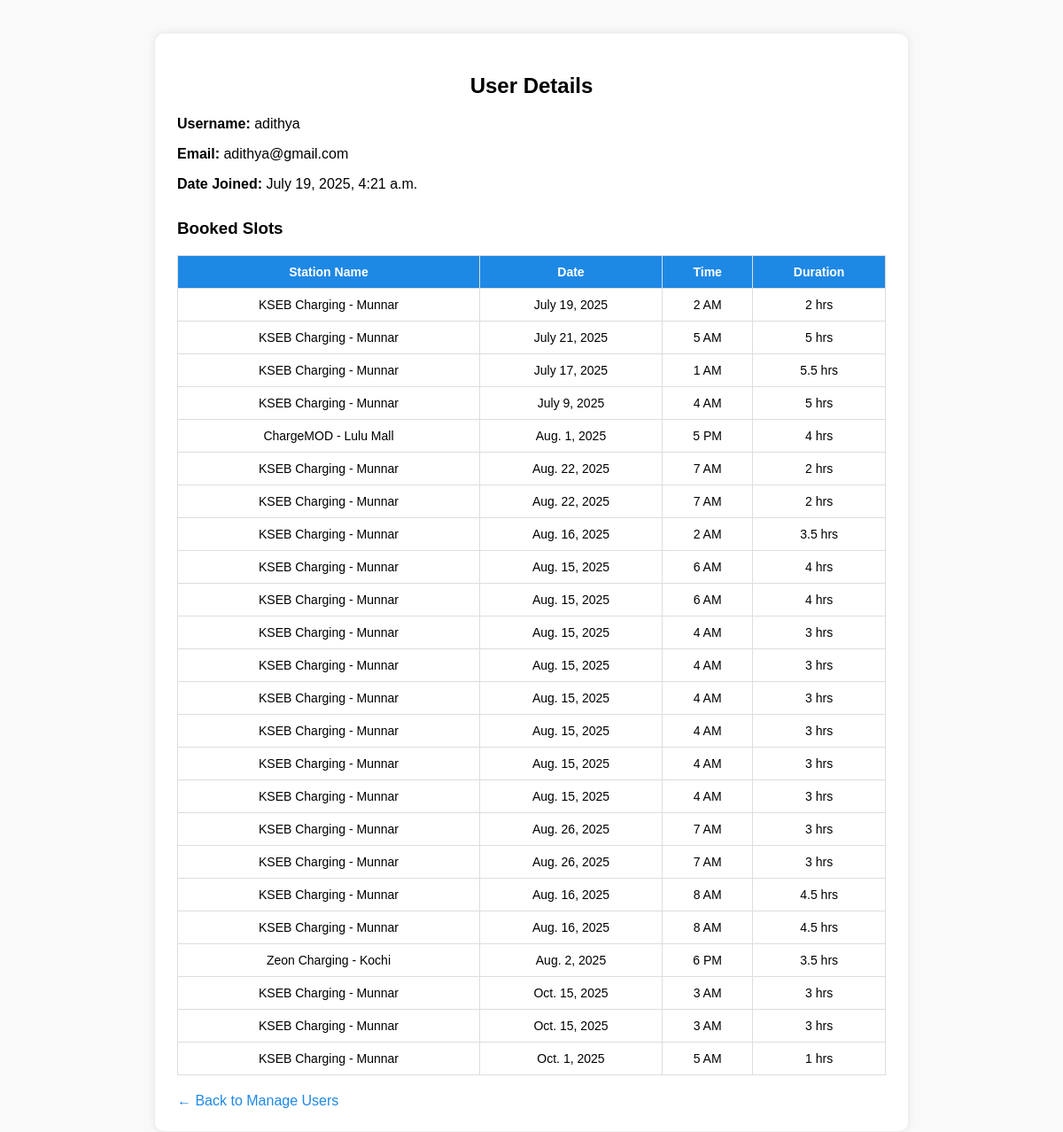
The page /admin_dashboard/user/1/ on the database its author committed.
### finder/models.py (models this page shows, shortened)
class Booking(models.Model):
    user = models.ForeignKey(User, on_delete=models.CASCADE)
    station_name = models.CharField(max_length=100)
    date = models.DateField()
    time = models.CharField(max_length=10)
    duration = models.CharField(max_length=10)

### finder/views.py (the view)
# urls.py: path('admin_dashboard/user/<int:user_id>/', views.view_user_details, name='view_user_details'),
def view_user_details(request, user_id):
    user = get_object_or_404(User, id=user_id)
    bookings = Booking.objects.filter(user=user)
    return render(request, 'view_user_details.html', {'user_obj': user, 'bookings': bookings})

### templates/view_user_details.html (shortened to what this page needs)
<!DOCTYPE html>
<html>
<head>
</head>
<body>
  <div class="container">
    <h2>User Details</h2>
    <div class="user-info">
      <p><strong>Username:</strong> {{ user_obj.username }}</p>
      <p><strong>Email:</strong> {{ user_obj.email }}</p>
      <p><strong>Date Joined:</strong> {{ user_obj.date_joined }}</p>
    </div>
    <h3>Booked Slots</h3>
    <table>
      <tr>
        <th>Station Name</th>
        <th>Date</th>
        <th>Time</th>
        <th>Duration</th>
      </tr>
      {% for booking in bookings %}
      <tr>
        <td>{{ booking.station_name }}</td>
        <td>{{ booking.date }}</td>
        <td>{{ booking.time }}</td>
        <td>{{ booking.duration }} hrs</td>
      </tr>
      {% empty %}
      <tr><td colspan="4">No bookings found</td></tr>
      {% endfor %}
    </table>
    <a href="{% url 'manage_users' %}" class="back-link">← Back to Manage Users</a>
  </div>
</body>
</html>

### templates/view_user_details.html (style rules this page uses)
body { font-family: Arial; padding: 30px; background-color: #f9f9f9; }
.container { background: white; padding: 25px; border-radius: 10px; max-width: 800px; margin: auto; box-shadow: 0 0 10px rgba(0,0,0,0.1); }
h2 { text-align: center; margin-bottom: 20px; }
.user-info { margin-bottom: 30px; }
.user-info p { font-size: 16px; }
table { width: 100%; border-collapse: collapse; font-size: 14px; }
th, td { border: 1px solid #ddd; padding: 10px; text-align: center; }
th { background-color: #1e88e5; color: white; }
a.back-link { display: inline-block; margin-top: 20px; text-decoration: none; color: #1e88e5; }

### rows shown on the page
Booking: station_name "KSEB Charging - Munnar", date "July 19, 2025", time "2 AM", duration "2"
Booking: station_name "KSEB Charging - Munnar", date "July 21, 2025", time "5 AM", duration "5"
Booking: station_name "KSEB Charging - Munnar", date "July 17, 2025", time "1 AM", duration "5.5"
Booking: station_name "KSEB Charging - Munnar", date "July 9, 2025", time "4 AM", duration "5"
Booking: station_name "ChargeMOD - Lulu Mall", date "Aug. 1, 2025", time "5 PM", duration "4"
Booking: station_name "KSEB Charging - Munnar", date "Aug. 22, 2025", time "7 AM", duration "2"
Booking: station_name "KSEB Charging - Munnar", date "Aug. 22, 2025", time "7 AM", duration "2"
Booking: station_name "KSEB Charging - Munnar", date "Aug. 16, 2025", time "2 AM", duration "3.5"
Booking: station_name "KSEB Charging - Munnar", date "Aug. 15, 2025", time "6 AM", duration "4"
Booking: station_name "KSEB Charging - Munnar", date "Aug. 15, 2025", time "6 AM", duration "4"
Booking: station_name "KSEB Charging - Munnar", date "Aug. 15, 2025", time "4 AM", duration "3"
Booking: station_name "KSEB Charging - Munnar", date "Aug. 15, 2025", time "4 AM", duration "3"
Booking: station_name "KSEB Charging - Munnar", date "Aug. 15, 2025", time "4 AM", duration "3"
Booking: station_name "KSEB Charging - Munnar", date "Aug. 15, 2025", time "4 AM", duration "3"
Booking: station_name "KSEB Charging - Munnar", date "Aug. 15, 2025", time "4 AM", duration "3"
Booking: station_name "KSEB Charging - Munnar", date "Aug. 15, 2025", time "4 AM", duration "3"
Booking: station_name "KSEB Charging - Munnar", date "Aug. 26, 2025", time "7 AM", duration "3"
Booking: station_name "KSEB Charging - Munnar", date "Aug. 26, 2025", time "7 AM", duration "3"
Booking: station_name "KSEB Charging - Munnar", date "Aug. 16, 2025", time "8 AM", duration "4.5"
Booking: station_name "KSEB Charging - Munnar", date "Aug. 16, 2025", time "8 AM", duration "4.5"
Booking: station_name "Zeon Charging - Kochi", date "Aug. 2, 2025", time "6 PM", duration "3.5"
Booking: station_name "KSEB Charging - Munnar", date "Oct. 15, 2025", time "3 AM", duration "3"
Booking: station_name "KSEB Charging - Munnar", date "Oct. 15, 2025", time "3 AM", duration "3"
Booking: station_name "KSEB Charging - Munnar", date "Oct. 1, 2025", time "5 AM", duration "1"

### other values the page prints
{{ user_obj.username }} "adithya"
{{ user_obj.email }} "adithya@gmail.com"
{{ user_obj.date_joined }} "July 19, 2025, 4:21 a.m."
